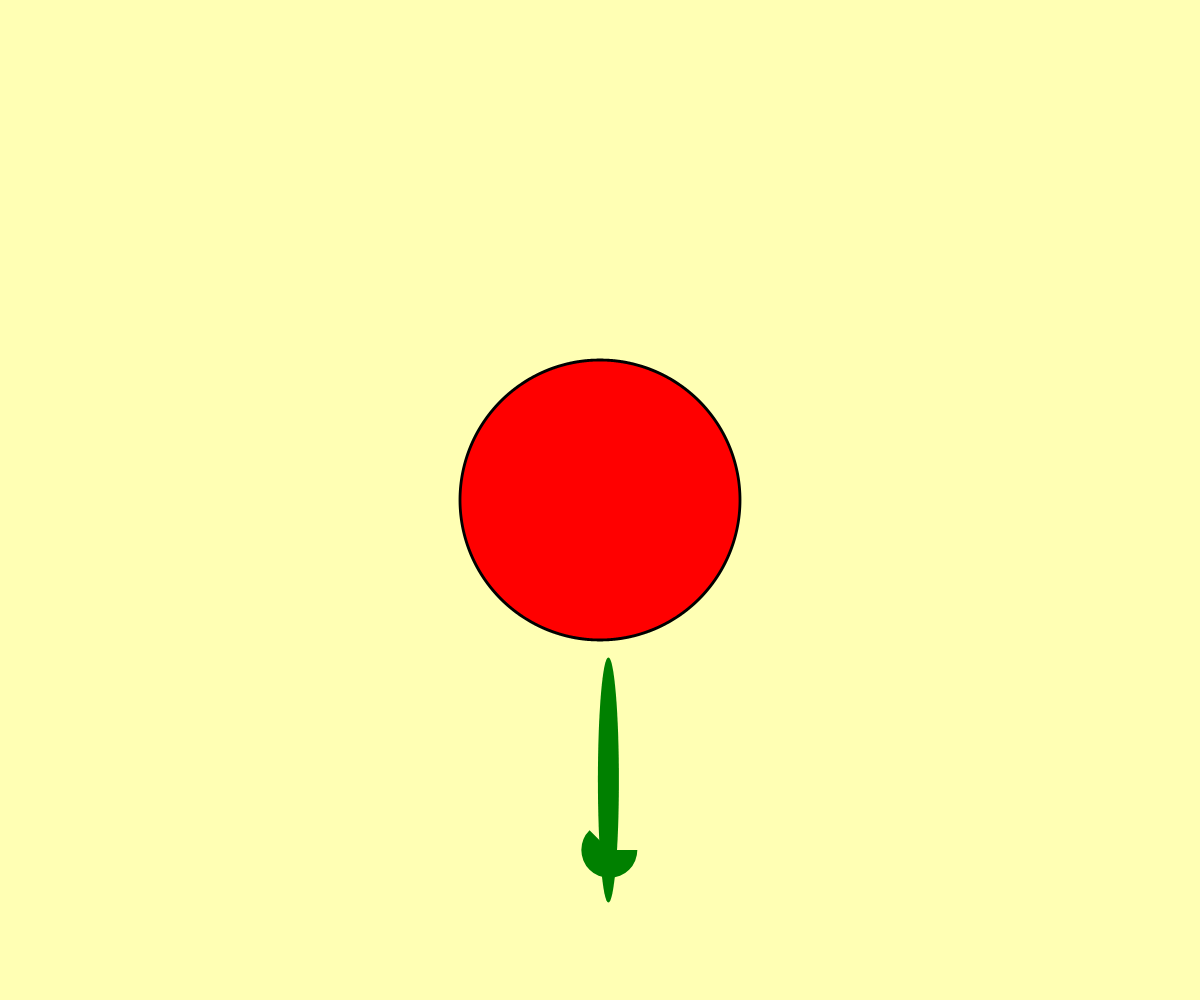
Frame 1 (no input)
Frame 60 (no input): identical to frame 1, image omitted
Frame 120 (the mouse pressed at the canvas centre since frame 60): identical to frame 1, image omitted

The p5.js sketch that drew this single still picture (run headless with seeded random() and noise() and a simulated clock; from frame 60 on, the mouse is pressed at the canvas centre):

// p5.js sketch
// ── sketch.js
var k = 5/8;
var value =0;
function setup() {
  createCanvas(windowWidth,windowHeight);
  setMoveThreshold(10);
 
}

function draw() {
    background(255, 255, 180);
    translate(width/2,height/2);
    scale(0.7);
    noStroke();
    fill('green');
    ellipse(width/100,height/2.5,30,350);
    
    arc(width/90, height/2, 80, 80, 0, PI+QUARTER_PI, PIE);
    
    
    
    fill('red');
    beginShape();
    var z = k*value;
    for (var a=0; a < TWO_PI*10; a += 0.01) {
        var r = 200 * cos(z*a);
        var x = r *cos(a);
        var y = r* sin(a);
        stroke(0);
        strokeWeight(4);
        
        vertex (x,y);
        
    }
    endShape();
}
function deviceMoved() {
  value++;
}
